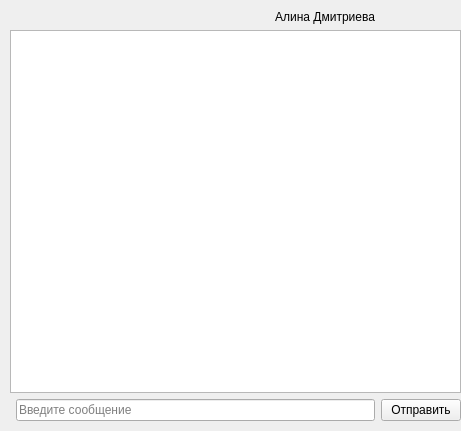
<?xml version="1.0" encoding="UTF-8"?>
<ui version="4.0">
 <class>MainWindow</class>
 <widget class="QMainWindow" name="MainWindow">
  <property name="geometry">
   <rect>
    <x>0</x>
    <y>0</y>
    <width>461</width>
    <height>431</height>
   </rect>
  </property>
  <property name="windowTitle">
   <string>MainWindow</string>
  </property>
  <widget class="QWidget" name="centralwidget">
   <widget class="QWidget" name="gridLayoutWidget">
    <property name="geometry">
     <rect>
      <x>10</x>
      <y>10</y>
      <width>451</width>
      <height>411</height>
     </rect>
    </property>
    <layout class="QGridLayout" name="gridLayout">
     <item row="2" column="1">
      <widget class="QLineEdit" name="message">
       <property name="placeholderText">
        <string>Введите сообщение</string>
       </property>
      </widget>
     </item>
     <item row="1" column="0" colspan="3">
      <widget class="QTextEdit" name="textEdit">
       <property name="readOnly">
        <bool>true</bool>
       </property>
      </widget>
     </item>
     <item row="2" column="2">
      <widget class="QPushButton" name="send">
       <property name="text">
        <string>Отправить</string>
       </property>
      </widget>
     </item>
     <item row="0" column="1">
      <widget class="QLabel" name="Name">
       <property name="layoutDirection">
        <enum>Qt::LeftToRight</enum>
       </property>
       <property name="text">
        <string>Алина Дмитриева</string>
       </property>
       <property name="alignment">
        <set>Qt::AlignRight|Qt::AlignTrailing|Qt::AlignVCenter</set>
       </property>
      </widget>
     </item>
    </layout>
   </widget>
  </widget>
 </widget>
 <resources/>
 <connections/>
</ui>
